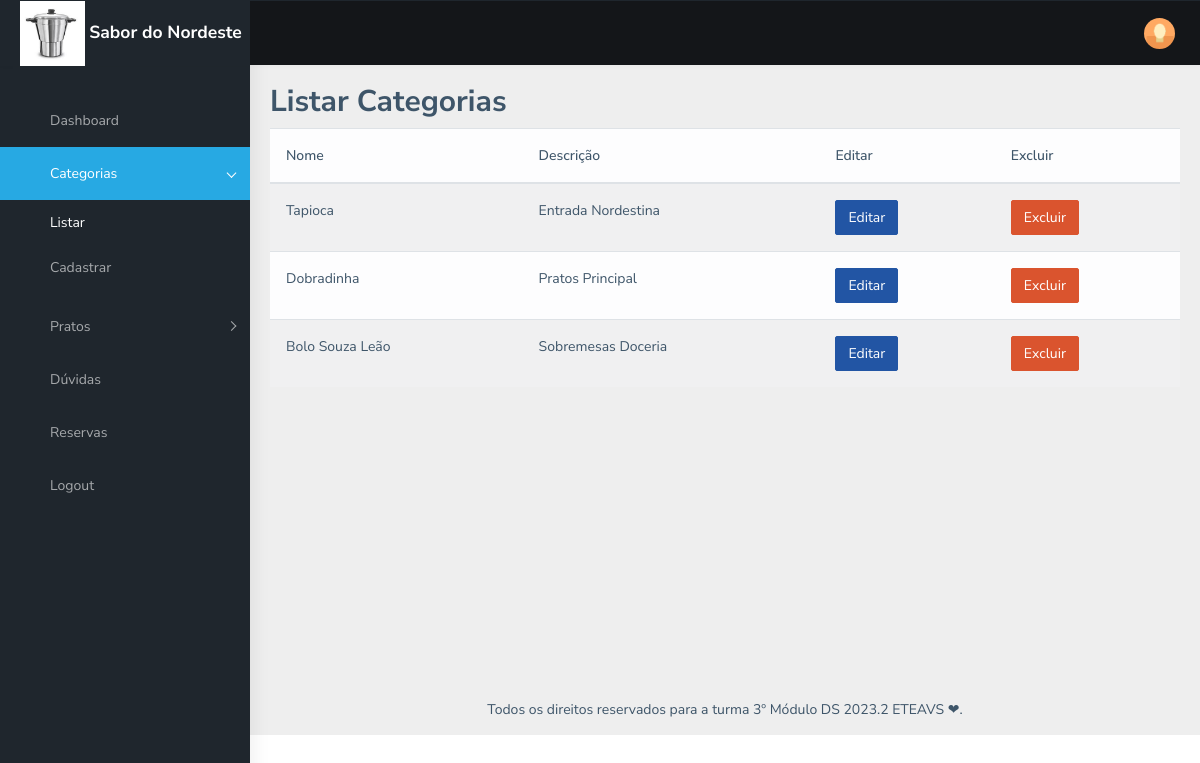
The app's page /admin/listar_categorias with its own data.
### tables this page shows
CREATE TABLE [categorias] (
[id] INTEGER  PRIMARY KEY NULL,
[nome] TEXT  NOT NULL,
[descricao] VARCHAR(255)  NULL,
[imagem] BLOB  NULL
);

### app.py (the view)
@app.route("/admin/listar_categorias")
def listar_categorias():
    conn = get_db_connection()
    categorias = conn.execute('SELECT * FROM categorias').fetchall()
    conn.close()
    return render_template('admin2/listar_categorias.html', categorias=categorias)

### app.py (called while the page is built)
def get_db_connection():
    conn = sqlite3.connect('database\sqlite.db')
    conn.row_factory = sqlite3.Row
    return conn

### templates/admin2/listar_categorias.html (shortened to what this page needs)
{% extends 'base_adm.html' %}
{% block css %}{% endblock %}
{% block conteudo %}
 <h2>Listar Categorias</h2>
         <table class="table table-striped table-hover table-light">
            <thead>
                <tr>
                    <th>Nome</th>
                    <th>Descrição</th>
                    <th>Editar</th>
                    <th>Excluir</th>
                </tr>
            </thead>
            <tbody>
                {% for categoria in categorias %}
                <tr>
                    <td>{{ categoria['nome'] }}</td>
                    <td>{{ categoria['descricao'] }}</td>
                    <td><a href="{{ url_for('editar_categoria', id=categoria['id']) }}" class="btn btn-info">Editar</a></td>
                    <td><a href="{{ url_for('excluir_categoria', id=categoria['id']) }}" class="btn btn-danger">Excluir</a></td>
                </tr>
                {% endfor %}
            </tbody>
        </table>
{% endblock %}

### records on screen
categorias: nome "Tapioca", descricao "Entrada Nordestina"
categorias: nome "Dobradinha", descricao "Pratos Principal"
categorias: nome "Bolo Souza Leão", descricao "Sobremesas Doceria"
